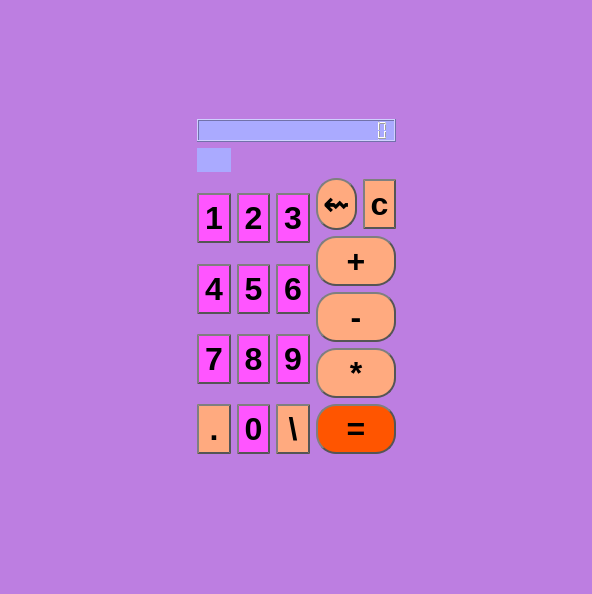
<?xml version="1.0" encoding="UTF-8"?>
<ui version="4.0">
 <class>MainWindow</class>
 <widget class="QMainWindow" name="MainWindow">
  <property name="geometry">
   <rect>
    <x>0</x>
    <y>0</y>
    <width>592</width>
    <height>594</height>
   </rect>
  </property>
  <property name="windowTitle">
   <string>MainWindow</string>
  </property>
  <property name="styleSheet">
   <string notr="true">background-color: rgb(189, 126, 225);
border-color: rgb(255, 0, 0);
selection-background-color: rgb(85, 255, 0);</string>
  </property>
  <widget class="QWidget" name="centralwidget">
   <layout class="QGridLayout" name="gridLayout_2">
    <item row="4" column="1">
     <spacer name="verticalSpacer_2">
      <property name="orientation">
       <enum>Qt::Vertical</enum>
      </property>
      <property name="sizeHint" stdset="0">
       <size>
        <width>20</width>
        <height>93</height>
       </size>
      </property>
     </spacer>
    </item>
    <item row="2" column="0">
     <spacer name="horizontalSpacer">
      <property name="orientation">
       <enum>Qt::Horizontal</enum>
      </property>
      <property name="sizeHint" stdset="0">
       <size>
        <width>178</width>
        <height>20</height>
       </size>
      </property>
     </spacer>
    </item>
    <item row="2" column="2">
     <spacer name="horizontalSpacer_2">
      <property name="orientation">
       <enum>Qt::Horizontal</enum>
      </property>
      <property name="sizeHint" stdset="0">
       <size>
        <width>177</width>
        <height>20</height>
       </size>
      </property>
     </spacer>
    </item>
    <item row="2" column="1" rowspan="2">
     <layout class="QGridLayout" name="gridLayout">
      <item row="4" column="2" rowspan="2">
       <widget class="QPushButton" name="six">
        <property name="font">
         <font>
          <pointsize>24</pointsize>
          <weight>75</weight>
          <bold>true</bold>
         </font>
        </property>
        <property name="styleSheet">
         <string notr="true">QPushButton {
color: 'black';
border: 2px solid #555;
border-radius: 20px;
border-style: outset;
background:rgb(255, 85, 255);
padding: 5px;
}

QPushButton:hover {
background-color: QLinearGradient( x1: 0, y1: 0, x2: 0, y2: 1, stop: 0 #9dd53a, stop: .5 #a1d54f, stop: .51 #80c217, stop: 1 #7cbc0a);
}

QPushButton:pressed {
border-style: inset;
background: qradialgradient(
cx: 0.4, cy: -0.1, fx: 0.4, fy: -0.1,
radius: 1.35, stop: 0 #fff, stop: 1 #ddd
);
}</string>
        </property>
        <property name="text">
         <string>6</string>
        </property>
       </widget>
      </item>
      <item row="5" column="3" rowspan="2" colspan="2">
       <widget class="QPushButton" name="minus">
        <property name="font">
         <font>
          <pointsize>24</pointsize>
          <weight>75</weight>
          <bold>true</bold>
         </font>
        </property>
        <property name="styleSheet">
         <string notr="true">QPushButton {
color: 'blue';
border: 2px solid #555;
border-radius: 20px;
border-style: outset;
background:rgb(255, 170, 127);
padding: 5px;
}

QPushButton:hover {
background: qlineargradient(x1:0, y1:0, x2:1, y2:1,
stop:0 white, stop: 0.4 rgba(10, 20, 30, 40), stop:1 rgb(0, 200, 230, 200));
}

QPushButton:pressed {
border-style: inset;
background: qradialgradient(
cx: 0.4, cy: -0.1, fx: 0.4, fy: -0.1,
radius: 1.35, stop: 0 #fff, stop: 1 #ddd
);
}</string>
        </property>
        <property name="text">
         <string>-</string>
        </property>
       </widget>
      </item>
      <item row="6" column="1" rowspan="2">
       <widget class="QPushButton" name="eight">
        <property name="font">
         <font>
          <pointsize>24</pointsize>
          <weight>75</weight>
          <bold>true</bold>
         </font>
        </property>
        <property name="styleSheet">
         <string notr="true">QPushButton {
color: 'black';
border: 2px solid #555;
border-radius: 20px;
border-style: outset;
background:rgb(255, 85, 255);
padding: 5px;
}

QPushButton:hover {
background-color: QLinearGradient( x1: 0, y1: 0, x2: 0, y2: 1, stop: 0 #9dd53a, stop: .5 #a1d54f, stop: .51 #80c217, stop: 1 #7cbc0a);
}

QPushButton:pressed {
border-style: inset;
background: qradialgradient(
cx: 0.4, cy: -0.1, fx: 0.4, fy: -0.1,
radius: 1.35, stop: 0 #fff, stop: 1 #ddd
);
}</string>
        </property>
        <property name="text">
         <string>8</string>
        </property>
       </widget>
      </item>
      <item row="2" column="3">
       <widget class="QPushButton" name="back">
        <property name="font">
         <font>
          <pointsize>24</pointsize>
          <weight>75</weight>
          <bold>true</bold>
         </font>
        </property>
        <property name="styleSheet">
         <string notr="true">QPushButton {
color: 'blue';
border: 2px solid #555;
border-radius: 20px;
border-style: outset;
background:rgb(255, 170, 127);
padding: 5px;
}

QPushButton:hover {
background: qlineargradient(x1:0, y1:0, x2:1, y2:1,
stop:0 white, stop: 0.4 rgba(10, 20, 30, 40), stop:1 rgb(0, 200, 230, 200));
}

QPushButton:pressed {
border-style: inset;
background: qradialgradient(
cx: 0.4, cy: -0.1, fx: 0.4, fy: -0.1,
radius: 1.35, stop: 0 #fff, stop: 1 #ddd
);
}</string>
        </property>
        <property name="text">
         <string>⇜</string>
        </property>
       </widget>
      </item>
      <item row="6" column="0" rowspan="2">
       <widget class="QPushButton" name="seven">
        <property name="font">
         <font>
          <pointsize>24</pointsize>
          <weight>75</weight>
          <bold>true</bold>
         </font>
        </property>
        <property name="styleSheet">
         <string notr="true">QPushButton {
color: 'black';
border: 2px solid #555;
border-radius: 20px;
border-style: outset;
background:rgb(255, 85, 255);
padding: 5px;
}

QPushButton:hover {
background-color: QLinearGradient( x1: 0, y1: 0, x2: 0, y2: 1, stop: 0 #9dd53a, stop: .5 #a1d54f, stop: .51 #80c217, stop: 1 #7cbc0a);
}

QPushButton:pressed {
border-style: inset;
background: qradialgradient(
cx: 0.4, cy: -0.1, fx: 0.4, fy: -0.1,
radius: 1.35, stop: 0 #fff, stop: 1 #ddd
);
}</string>
        </property>
        <property name="text">
         <string>7</string>
        </property>
       </widget>
      </item>
      <item row="3" column="3" rowspan="2" colspan="2">
       <widget class="QPushButton" name="plus">
        <property name="font">
         <font>
          <pointsize>24</pointsize>
          <weight>75</weight>
          <bold>true</bold>
         </font>
        </property>
        <property name="styleSheet">
         <string notr="true">QPushButton {
color: 'blue';
border: 2px solid #555;
border-radius: 20px;
border-style: outset;
background:rgb(255, 170, 127);
padding: 5px;
}

QPushButton:hover {
background: qlineargradient(x1:0, y1:0, x2:1, y2:1,
stop:0 white, stop: 0.4 rgba(10, 20, 30, 40), stop:1 rgb(0, 200, 230, 200));
}

QPushButton:pressed {
border-style: inset;
background: qradialgradient(
cx: 0.4, cy: -0.1, fx: 0.4, fy: -0.1,
radius: 1.35, stop: 0 #fff, stop: 1 #ddd
);
}</string>
        </property>
        <property name="text">
         <string>+</string>
        </property>
       </widget>
      </item>
      <item row="2" column="4">
       <widget class="QPushButton" name="clear">
        <property name="font">
         <font>
          <pointsize>24</pointsize>
          <weight>75</weight>
          <bold>true</bold>
         </font>
        </property>
        <property name="styleSheet">
         <string notr="true">QPushButton {
color: 'blue';
border: 2px solid #555;
border-radius: 20px;
border-style: outset;
background:rgb(255, 170, 127);
padding: 5px;
}

QPushButton:hover {
background: qlineargradient(x1:0, y1:0, x2:1, y2:1,
stop:0 white, stop: 0.4 rgba(10, 20, 30, 40), stop:1 rgb(0, 200, 230, 200));
}

QPushButton:pressed {
border-style: inset;
background: qradialgradient(
cx: 0.4, cy: -0.1, fx: 0.4, fy: -0.1,
radius: 1.35, stop: 0 #fff, stop: 1 #ddd
);
}</string>
        </property>
        <property name="text">
         <string>c</string>
        </property>
       </widget>
      </item>
      <item row="4" column="0" rowspan="2">
       <widget class="QPushButton" name="four">
        <property name="font">
         <font>
          <pointsize>24</pointsize>
          <weight>75</weight>
          <bold>true</bold>
         </font>
        </property>
        <property name="styleSheet">
         <string notr="true">QPushButton {
color: 'black';
border: 2px solid #555;
border-radius: 20px;
border-style: outset;
background:rgb(255, 85, 255);
padding: 5px;
}

QPushButton:hover {
background-color: QLinearGradient( x1: 0, y1: 0, x2: 0, y2: 1, stop: 0 #9dd53a, stop: .5 #a1d54f, stop: .51 #80c217, stop: 1 #7cbc0a);
}

QPushButton:pressed {
border-style: inset;
background: qradialgradient(
cx: 0.4, cy: -0.1, fx: 0.4, fy: -0.1,
radius: 1.35, stop: 0 #fff, stop: 1 #ddd
);
}</string>
        </property>
        <property name="text">
         <string>4</string>
        </property>
       </widget>
      </item>
      <item row="4" column="1" rowspan="2">
       <widget class="QPushButton" name="five">
        <property name="font">
         <font>
          <pointsize>24</pointsize>
          <weight>75</weight>
          <bold>true</bold>
         </font>
        </property>
        <property name="styleSheet">
         <string notr="true">QPushButton {
color: 'black';
border: 2px solid #555;
border-radius: 20px;
border-style: outset;
background:rgb(255, 85, 255);
padding: 5px;
}

QPushButton:hover {
background-color: QLinearGradient( x1: 0, y1: 0, x2: 0, y2: 1, stop: 0 #9dd53a, stop: .5 #a1d54f, stop: .51 #80c217, stop: 1 #7cbc0a);
}

QPushButton:pressed {
border-style: inset;
background: qradialgradient(
cx: 0.4, cy: -0.1, fx: 0.4, fy: -0.1,
radius: 1.35, stop: 0 #fff, stop: 1 #ddd
);
}</string>
        </property>
        <property name="text">
         <string>5</string>
        </property>
       </widget>
      </item>
      <item row="2" column="2" rowspan="2">
       <widget class="QPushButton" name="three">
        <property name="font">
         <font>
          <pointsize>24</pointsize>
          <weight>75</weight>
          <bold>true</bold>
         </font>
        </property>
        <property name="styleSheet">
         <string notr="true">QPushButton {
color: 'black';
border: 2px solid #555;
border-radius: 20px;
border-style: outset;
background:rgb(255, 85, 255);
padding: 5px;
}

QPushButton:hover {
background-color: QLinearGradient( x1: 0, y1: 0, x2: 0, y2: 1, stop: 0 #9dd53a, stop: .5 #a1d54f, stop: .51 #80c217, stop: 1 #7cbc0a);
}

QPushButton:pressed {
border-style: inset;
background: qradialgradient(
cx: 0.4, cy: -0.1, fx: 0.4, fy: -0.1,
radius: 1.35, stop: 0 #fff, stop: 1 #ddd
);
}</string>
        </property>
        <property name="text">
         <string>3</string>
        </property>
       </widget>
      </item>
      <item row="0" column="0" colspan="5">
       <widget class="QLCDNumber" name="lcdNumber">
        <property name="font">
         <font>
          <pointsize>30</pointsize>
          <weight>75</weight>
          <bold>true</bold>
         </font>
        </property>
        <property name="styleSheet">
         <string notr="true">background-color:rgb(170, 170, 255);</string>
        </property>
        <property name="digitCount">
         <number>20</number>
        </property>
       </widget>
      </item>
      <item row="2" column="0" rowspan="2">
       <widget class="QPushButton" name="one">
        <property name="font">
         <font>
          <pointsize>24</pointsize>
          <weight>75</weight>
          <bold>true</bold>
         </font>
        </property>
        <property name="styleSheet">
         <string notr="true">QPushButton {
color: 'black';
border: 2px solid #555;
border-radius: 20px;
border-style: outset;
background:rgb(255, 85, 255);
padding: 5px;
}

QPushButton:hover {
background-color: QLinearGradient( x1: 0, y1: 0, x2: 0, y2: 1, stop: 0 #9dd53a, stop: .5 #a1d54f, stop: .51 #80c217, stop: 1 #7cbc0a);
}

QPushButton:pressed {
border-style: inset;
background: qradialgradient(
cx: 0.4, cy: -0.1, fx: 0.4, fy: -0.1,
radius: 1.35, stop: 0 #fff, stop: 1 #ddd
);
}</string>
        </property>
        <property name="text">
         <string>1</string>
        </property>
       </widget>
      </item>
      <item row="2" column="1" rowspan="2">
       <widget class="QPushButton" name="two">
        <property name="font">
         <font>
          <pointsize>24</pointsize>
          <weight>75</weight>
          <bold>true</bold>
         </font>
        </property>
        <property name="styleSheet">
         <string notr="true">QPushButton {
color: 'black';
border: 2px solid #555;
border-radius: 20px;
border-style: outset;
background:rgb(255, 85, 255);
padding: 5px;
}

QPushButton:hover {
background-color: QLinearGradient( x1: 0, y1: 0, x2: 0, y2: 1, stop: 0 #9dd53a, stop: .5 #a1d54f, stop: .51 #80c217, stop: 1 #7cbc0a);
}

QPushButton:pressed {
border-style: inset;
background: qradialgradient(
cx: 0.4, cy: -0.1, fx: 0.4, fy: -0.1,
radius: 1.35, stop: 0 #fff, stop: 1 #ddd
);
}</string>
        </property>
        <property name="text">
         <string>2</string>
        </property>
       </widget>
      </item>
      <item row="7" column="3" colspan="2">
       <widget class="QPushButton" name="multiply">
        <property name="font">
         <font>
          <pointsize>24</pointsize>
          <weight>75</weight>
          <bold>true</bold>
         </font>
        </property>
        <property name="styleSheet">
         <string notr="true">QPushButton {
color: 'blue';
border: 2px solid #555;
border-radius: 20px;
border-style: outset;
background:rgb(255, 170, 127);
padding: 5px;
}

QPushButton:hover {
background: qlineargradient(x1:0, y1:0, x2:1, y2:1,
stop:0 white, stop: 0.4 rgba(10, 20, 30, 40), stop:1 rgb(0, 200, 230, 200));
}

QPushButton:pressed {
border-style: inset;
background: qradialgradient(
cx: 0.4, cy: -0.1, fx: 0.4, fy: -0.1,
radius: 1.35, stop: 0 #fff, stop: 1 #ddd
);
}</string>
        </property>
        <property name="text">
         <string>*</string>
        </property>
       </widget>
      </item>
      <item row="8" column="2">
       <widget class="QPushButton" name="divide">
        <property name="font">
         <font>
          <pointsize>24</pointsize>
          <weight>75</weight>
          <bold>true</bold>
         </font>
        </property>
        <property name="styleSheet">
         <string notr="true">QPushButton {
color: 'blue';
border: 2px solid #555;
border-radius: 20px;
border-style: outset;
background:rgb(255, 170, 127);
padding: 5px;
}

QPushButton:hover {
background: qlineargradient(x1:0, y1:0, x2:1, y2:1,
stop:0 white, stop: 0.4 rgba(10, 20, 30, 40), stop:1 rgb(0, 200, 230, 200));
}

QPushButton:pressed {
border-style: inset;
background: qradialgradient(
cx: 0.4, cy: -0.1, fx: 0.4, fy: -0.1,
radius: 1.35, stop: 0 #fff, stop: 1 #ddd
);
}</string>
        </property>
        <property name="text">
         <string>\</string>
        </property>
       </widget>
      </item>
      <item row="6" column="2" rowspan="2">
       <widget class="QPushButton" name="nine">
        <property name="font">
         <font>
          <pointsize>24</pointsize>
          <weight>75</weight>
          <bold>true</bold>
         </font>
        </property>
        <property name="styleSheet">
         <string notr="true">QPushButton {
color: 'black';
border: 2px solid #555;
border-radius: 20px;
border-style: outset;
background:rgb(255, 85, 255);
padding: 5px;
}

QPushButton:hover {
background-color: QLinearGradient( x1: 0, y1: 0, x2: 0, y2: 1, stop: 0 #9dd53a, stop: .5 #a1d54f, stop: .51 #80c217, stop: 1 #7cbc0a);
}

QPushButton:pressed {
border-style: inset;
background: qradialgradient(
cx: 0.4, cy: -0.1, fx: 0.4, fy: -0.1,
radius: 1.35, stop: 0 #fff, stop: 1 #ddd
);
}</string>
        </property>
        <property name="text">
         <string>9</string>
        </property>
       </widget>
      </item>
      <item row="8" column="0">
       <widget class="QPushButton" name="dot">
        <property name="font">
         <font>
          <pointsize>24</pointsize>
          <weight>75</weight>
          <bold>true</bold>
         </font>
        </property>
        <property name="styleSheet">
         <string notr="true">QPushButton {
color: 'blue';
border: 2px solid #555;
border-radius: 20px;
border-style: outset;
background:rgb(255, 170, 127);
padding: 5px;
}

QPushButton:hover {
background: qlineargradient(x1:0, y1:0, x2:1, y2:1,
stop:0 white, stop: 0.4 rgba(10, 20, 30, 40), stop:1 rgb(0, 200, 230, 200));
}

QPushButton:pressed {
border-style: inset;
background: qradialgradient(
cx: 0.4, cy: -0.1, fx: 0.4, fy: -0.1,
radius: 1.35, stop: 0 #fff, stop: 1 #ddd
);
}</string>
        </property>
        <property name="text">
         <string>.</string>
        </property>
       </widget>
      </item>
      <item row="8" column="3" colspan="2">
       <widget class="QPushButton" name="equal">
        <property name="font">
         <font>
          <pointsize>24</pointsize>
          <weight>75</weight>
          <bold>true</bold>
         </font>
        </property>
        <property name="styleSheet">
         <string notr="true">QPushButton {
color: 'black';
border: 2px solid #555;
border-radius: 20px;
border-style: outset;
background:rgb(255, 85, 0);
padding: 5px;
}

QPushButton:hover {
background: qlineargradient(-45deg, stop: 0 rgba(169,228,247,1), stop: 1 rgba(15,180,231,1));
}

QPushButton:pressed {
border-style: inset;
background: qradialgradient(
cx: 0.4, cy: -0.1, fx: 0.4, fy: -0.1,
radius: 1.35, stop: 0 #fff, stop: 1 #ddd
);
}</string>
        </property>
        <property name="text">
         <string>=</string>
        </property>
       </widget>
      </item>
      <item row="8" column="1">
       <widget class="QPushButton" name="zero">
        <property name="font">
         <font>
          <pointsize>24</pointsize>
          <weight>75</weight>
          <bold>true</bold>
         </font>
        </property>
        <property name="styleSheet">
         <string notr="true">QPushButton {
color: 'black';
border: 2px solid #555;
border-radius: 20px;
border-style: outset;
background:rgb(255, 85, 255);
padding: 5px;
}

QPushButton:hover {
background-color: QLinearGradient( x1: 0, y1: 0, x2: 0, y2: 1, stop: 0 #9dd53a, stop: .5 #a1d54f, stop: .51 #80c217, stop: 1 #7cbc0a);
}

QPushButton:pressed {
border-style: inset;
background: qradialgradient(
cx: 0.4, cy: -0.1, fx: 0.4, fy: -0.1,
radius: 1.35, stop: 0 #fff, stop: 1 #ddd
);
}</string>
        </property>
        <property name="text">
         <string>0</string>
        </property>
       </widget>
      </item>
      <item row="1" column="0">
       <widget class="QLabel" name="symbol">
        <property name="font">
         <font>
          <pointsize>16</pointsize>
          <weight>75</weight>
          <bold>true</bold>
         </font>
        </property>
        <property name="styleSheet">
         <string notr="true">background-color:rgb(170, 170, 255);</string>
        </property>
        <property name="text">
         <string/>
        </property>
       </widget>
      </item>
     </layout>
    </item>
    <item row="1" column="1">
     <spacer name="verticalSpacer">
      <property name="orientation">
       <enum>Qt::Vertical</enum>
      </property>
      <property name="sizeHint" stdset="0">
       <size>
        <width>20</width>
        <height>94</height>
       </size>
      </property>
     </spacer>
    </item>
   </layout>
  </widget>
  <widget class="QStatusBar" name="statusbar"/>
 </widget>
 <resources/>
 <connections/>
</ui>
